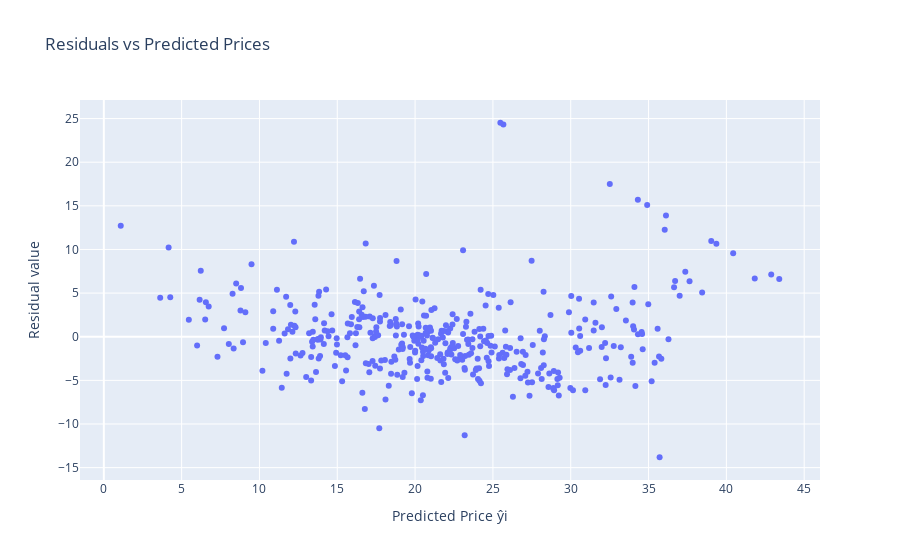

Notebook code for this chart:
### Code cell
px.scatter(data_frame=y_train_df, x="PRICE_EST", y=residuals, labels={"y": "Residual value", "PRICE_EST": "Predicted Price ŷi"}, title="Residuals vs Predicted Prices",)

### Figure 1 — Plotly figure (JSON) as saved in the notebook; plotly's stock layout.template omitted (floating-point values rounded to 4 significant figures; data arrays with more than 128 entries replaced by an {"elided": "..."} marker saying what was removed)
{"data": [{"hovertemplate": "Predicted Price ŷi=%{x}<br>Residual value=%{y}<extra></extra>", "legendgroup": "", "marker": {"color": "#636efa", "symbol": "circle"}, "mode": "markers", "name": "", "orientation": "v", "showlegend": false, "x": {"elided": "404 float values"}, "xaxis": "x", "y": {"elided": "404 float values"}, "yaxis": "y", "type": "scatter"}], "layout": {"xaxis": {"anchor": "y", "domain": [0.0, 1.0], "title": {"text": "Predicted Price ŷi"}}, "yaxis": {"anchor": "x", "domain": [0.0, 1.0], "title": {"text": "Residual value"}}, "legend": {"tracegroupgap": 0}, "title": {"text": "Residuals vs Predicted Prices"}}}
